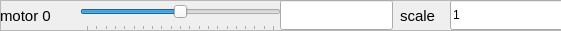
  <widget class="QFrame" name="frame">
   <property name="geometry">
    <rect>
     <x>10</x>
     <y>30</y>
     <width>561</width>
     <height>31</height>
    </rect>
   </property>
   <property name="frameShape">
    <enum>QFrame::StyledPanel</enum>
   </property>
   <property name="frameShadow">
    <enum>QFrame::Raised</enum>
   </property>
   <widget class="QLabel" name="name">
    <property name="geometry">
     <rect>
      <x>0</x>
      <y>0</y>
      <width>68</width>
      <height>31</height>
     </rect>
    </property>
    <property name="font">
     <font>
      <pointsize>11</pointsize>
      <weight>50</weight>
      <italic>false</italic>
      <bold>false</bold>
     </font>
    </property>
    <property name="text">
     <string>motor 0</string>
    </property>
   </widget>
   <widget class="QSlider" name="motor_setPoint_slider_0">
    <property name="geometry">
     <rect>
      <x>80</x>
      <y>0</y>
      <width>201</width>
      <height>31</height>
     </rect>
    </property>
    <property name="toolTip">
     <string extracomment="slider to move change set point for this motor"/>
    </property>
    <property name="minimum">
     <number>-100</number>
    </property>
    <property name="maximum">
     <number>100</number>
    </property>
    <property name="value">
     <number>0</number>
    </property>
    <property name="orientation">
     <enum>Qt::Horizontal</enum>
    </property>
    <property name="tickPosition">
     <enum>QSlider::TicksBelow</enum>
    </property>
    <property name="tickInterval">
     <number>10</number>
    </property>
   </widget>
   <widget class="QLineEdit" name="motor_setPoint_0">
    <property name="geometry">
     <rect>
      <x>280</x>
      <y>0</y>
      <width>113</width>
      <height>30</height>
     </rect>
    </property>
    <property name="text">
     <string extracomment="manually change set point here"/>
    </property>
    <property name="readOnly">
     <bool>true</bool>
    </property>
   </widget>
   <widget class="QLabel" name="scale">
    <property name="geometry">
     <rect>
      <x>400</x>
      <y>0</y>
      <width>41</width>
      <height>31</height>
     </rect>
    </property>
    <property name="font">
     <font>
      <pointsize>11</pointsize>
      <weight>50</weight>
      <italic>false</italic>
      <bold>false</bold>
     </font>
    </property>
    <property name="text">
     <string>scale</string>
    </property>
   </widget>
   <widget class="QLineEdit" name="motor_scale_0">
    <property name="geometry">
     <rect>
      <x>450</x>
      <y>0</y>
      <width>113</width>
      <height>30</height>
     </rect>
    </property>
    <property name="text">
     <string extracomment="use this to scale the slider (-100,100)">1</string>
    </property>
    <property name="readOnly">
     <bool>false</bool>
    </property>
   </widget>
  </widget>
